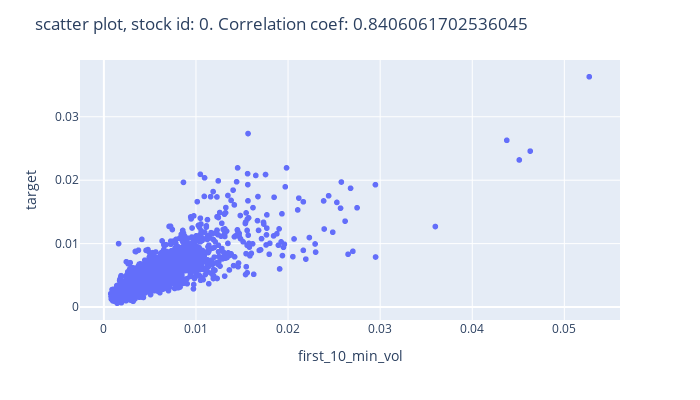

This figure's notebook cell:
### Code cell
## plot scatter plot and correlation between first 10 min vol and 2nd 10 min vol.
subset_paths = glob.glob('20_min_volatility.parquet/stock_*')

st_corr_coef = {}

for path in subset_paths:
    st_id = int(path.split('\\')[1].split('_')[1].split('_')[0])
    if st_id != 1: # select stock id here
        vol_20_min = pd.read_parquet(path)
        corr_coef = plot_20_min_vol_scatter(vol_20_min,st_id)
        st_corr_coef[st_id] = corr_coef

### Figure 1 — Plotly figure (JSON) as saved in the notebook; plotly's stock layout.template omitted (floating-point values rounded to 4 significant figures; data arrays with more than 128 entries replaced by an {"elided": "..."} marker saying what was removed)
{"data": [{"hovertemplate": "first_10_min_vol=%{x}<br>target=%{y}<extra></extra>", "legendgroup": "", "marker": {"color": "#636efa", "symbol": "circle"}, "mode": "markers", "name": "", "showlegend": false, "textposition": "top center", "type": "scattergl", "x": {"elided": "3830 float values"}, "xaxis": "x", "y": {"elided": "3830 float values"}, "yaxis": "y"}], "layout": {"height": 400, "legend": {"tracegroupgap": 0}, "margin": {"t": 60}, "title": {"text": "scatter plot, stock id: 0. Correlation coef: 0.8406061702536045"}, "width": 700, "xaxis": {"anchor": "y", "domain": [0, 1], "title": {"text": "first_10_min_vol"}}, "yaxis": {"anchor": "x", "domain": [0, 1], "title": {"text": "target"}}}}
